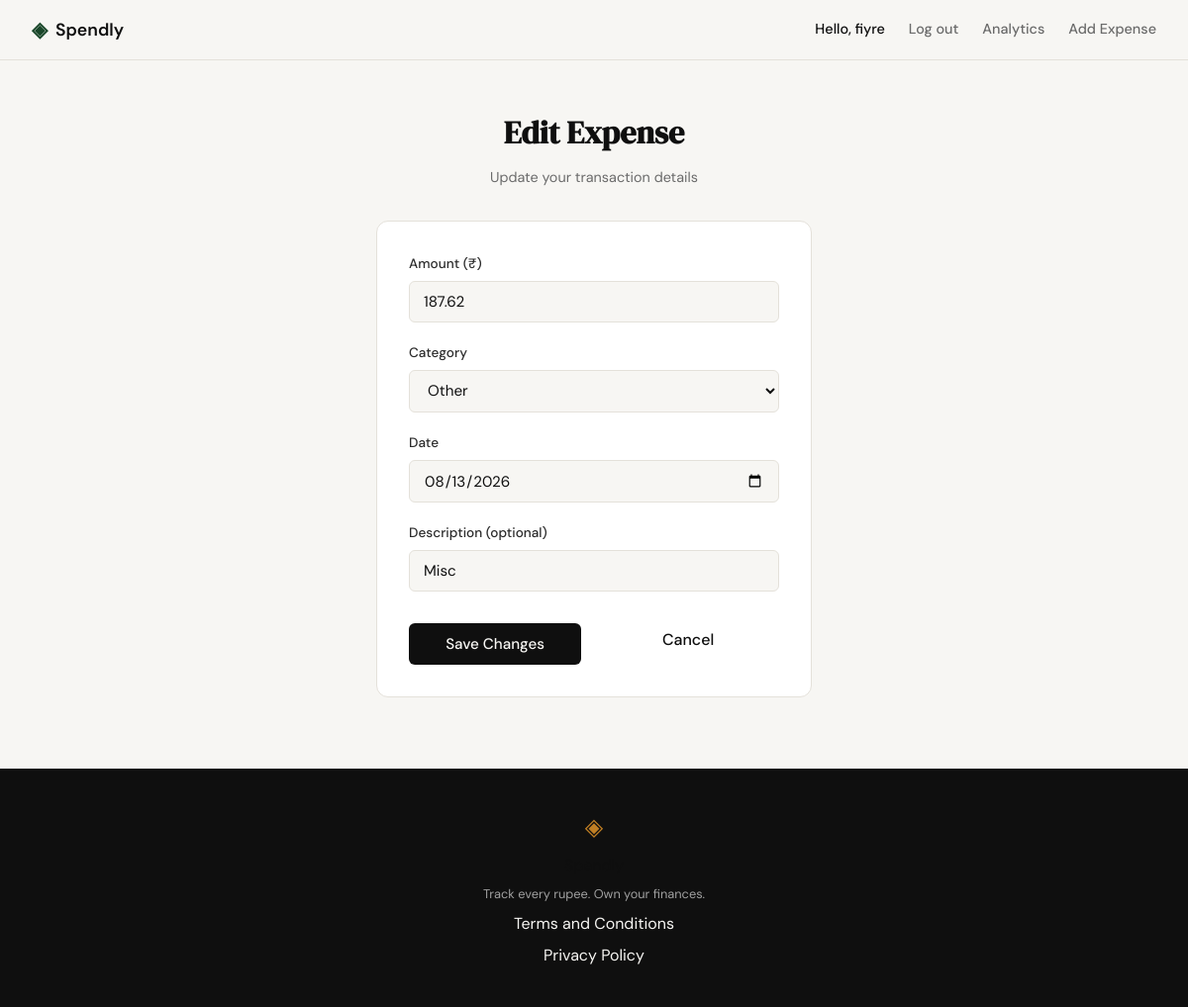
Screenshot of /expenses/19/edit (signed in) with the database file from the repository.
### tables this page shows
CREATE TABLE users (
            id INTEGER PRIMARY KEY AUTOINCREMENT,
            name TEXT NOT NULL,
            email TEXT UNIQUE NOT NULL,
            password_hash TEXT NOT NULL,
            created_at TEXT DEFAULT (datetime('now'))
        );

CREATE TABLE expenses (
            id INTEGER PRIMARY KEY AUTOINCREMENT,
            user_id INTEGER NOT NULL REFERENCES users(id),
            amount REAL NOT NULL,
            category TEXT NOT NULL,
            date TEXT NOT NULL,
            description TEXT,
            created_at TEXT DEFAULT (datetime('now'))
        );

### app.py (the view, shortened to what this page needs)
@app.route("/expenses/<int:id>/edit", methods=["GET", "POST"])
def edit_expense(id):
    user_id = session.get("user_id")
    if not user_id:
        flash("Please log in to edit expenses.", "warning")
        return redirect(url_for("login"))
    expense = get_expense_by_id(id, user_id)
    if not expense:
        flash("Expense not found or you don't own it.", "error")
        return redirect(url_for("profile"))
    today_str = date.today().isoformat()
    return render_template(
        "edit_expense.html",
        expense=expense,
        categories=CATEGORIES,
        today=today_str
    )

### app.py (called while the page is built)
@app.context_processor
def inject_user():
    user_id = session.get("user_id")
    if user_id:
        db = get_db()
        user = db.execute("SELECT id, name, email, created_at FROM users WHERE id = ?", (user_id,)).fetchone()
        db.close()
        if user:
            return {"user": dict(user), "request_path": request.path}
    return {"user": None, "request_path": request.path}

### database/db.py (called while the page is built)
def get_db():
    db = sqlite3.connect(DB_PATH)
    db.row_factory = sqlite3.Row
    db.execute("PRAGMA foreign_keys = ON")
    return db

def get_expense_by_id(expense_id: int, user_id: int):
    db = get_db()
    expense = db.execute(
        "SELECT id, amount, category, date, description FROM expenses "
        "WHERE id = ? AND user_id = ?",
        (expense_id, user_id)
    ).fetchone()
    db.close()
    return dict(expense) if expense else None

### templates/edit_expense.html (shortened to what this page needs)
{% extends "base.html" %}
{% block content %}
<section class="auth-section">
    <div class="auth-container">
        <div class="auth-header">
            <h1 class="auth-title">Edit Expense</h1>
            <p class="auth-subtitle">Update your transaction details</p>
        </div>
        <div class="auth-card">
            <form method="POST" action="{{ url_for('edit_expense', id=expense.id) }}">
                <div class="form-group">
                    <label for="amount">Amount (₹)</label>
                    <input type="number" id="amount" name="amount"
                           class="form-input" placeholder="0.00"
                           step="0.01" min="0.01" required
                           value="{{ expense.amount }}">
                </div>
                <div class="form-group">
                    <label for="category">Category</label>
                    <select id="category" name="category" class="form-input" required>
                        {% for cat in categories %}
                        <option value="{{ cat }}" {% if cat == expense.category %}selected{% endif %}>
                            {{ cat }}
                        </option>
                        {% endfor %}
                    </select>
                </div>
                <div class="form-group">
                    <label for="date">Date</label>
                    <input type="date" id="date" name="date"
                           class="form-input" value="{{ expense.date }}" required>
                </div>
                <div class="form-group">
                    <label for="description">Description (optional)</label>
                    <input type="text" id="description" name="description"
                           class="form-input" placeholder="Lunch at cafe"
                           value="{{ expense.description or '' }}">
                </div>
                <div class="button-group" style="display: flex; gap: 1rem; margin-top: 1.5rem;">
                    <button type="submit" class="btn-submit" style="flex: 1;">Save Changes</button>
                    <a href="{{ url_for('profile') }}" class="btn-cancel" style="flex: 1; text-align: center; display: inline-flex; align-items: center; justify-content: center; padding: 0.75rem 1rem; background-color: var(--card-bg); color: var(--text-color); border: 1px solid var(--border-color); border-radius: 8px; text-decoration: none; font-weight: 500;">Cancel</a>
                </div>
            </form>
        </div>
    </div>
</section>
{% endblock %}

### templates/base.html (shortened to what this page needs)
<!DOCTYPE html>
<html lang="en">
<head>
    <link rel="stylesheet" href="{{ url_for('static', filename='css/style.css') }}">
</head>
<body>
    <nav class="navbar">
        <div class="nav-inner">
            <a href="{{ url_for('landing') }}" class="nav-brand">
                <span class="brand-icon">◈</span>
                <span class="brand-name">Spendly</span>
            </a>
            <div class="nav-links">
                {% if session.get('user_id') and user %}
                    <span class="nav-user">Hello, {{ user.name }}</span>
                    <a href="{{ url_for('logout') }}">Log out</a>
                    <a href="{{ url_for('analytics') }}" class="{% if request_path == '/analytics' %}nav-active{% endif %}">Analytics</a>
                    <a href="{{ url_for('add_expense') }}" class="{% if request_path == '/expenses/add' %}nav-active{% endif %}">Add Expense</a>
                {% else %}
                    <a href="{{ url_for('login') }}">Sign in</a>
                    <a href="{{ url_for('register') }}" class="nav-cta">Get started</a>
                {% endif %}
            </div>
        </div>
    </nav>
    <main class="main-content">
        {% block content %}{% endblock %}
    </main>
    <footer class="footer">
        <div class="footer-inner">
            <span class="brand-icon">◈</span>
            <span class="brand-name">Spendly</span>
            <p class="footer-copy">Track every rupee. Own your finances.</p>
            <a href="{{ url_for('terms') }}">Terms and Conditions</a>
            <a href="{{ url_for('privacy') }}">Privacy Policy</a>
        </div>
    </footer>
</body>
</html>

### static/css/style.css (style rules this page uses)
:root { --ink: #0f0f0f; --ink-soft: #2d2d2d; --ink-muted: #6b6b6b; --ink-faint: #a0a0a0; --paper: #f7f6f3; --paper-warm: #f0ede6; --paper-card: #ffffff; --accent: #1a472a; --accent-light: #e8f0eb; --accent-2: #c17f24; --accent-2-light: #fdf3e3; --accent-3: #9b59b6; --accent-4: #e74c3c; --accent-5: #2980b9; --danger: #c0392b; --danger-light: #fdecea; --border: #e4e1da; --border-soft: #eeebe4; --font-display: 'DM Serif Display', Georgia, serif; --font-body: 'DM Sans', system-ui, sans-serif; --max-width: 1200px; --auth-width: 440px; --radius-sm: 6px; --radius-md: 12px; --radius-lg: 20px; }
*, *::before, *::after { box-sizing: border-box; margin: 0; padding: 0; }
html { font-size: 16px; scroll-behavior: smooth; }
body { background: var(--paper); color: var(--ink); font-family: var(--font-body); font-size: 1rem; line-height: 1.6; -webkit-font-smoothing: antialiased; }
a { color: inherit; text-decoration: none; }
.navbar { position: sticky; top: 0; z-index: 100; background: var(--paper); border-bottom: 1px solid var(--border); padding: 0 2rem; }
.nav-inner { max-width: var(--max-width); margin: 0 auto; height: 60px; display: flex; align-items: center; justify-content: space-between; }
.nav-brand { display: flex; align-items: center; gap: 0.5rem; font-family: var(--font-body); font-weight: 600; font-size: 1.1rem; color: var(--ink); }
.brand-icon { color: var(--accent); font-size: 1.3rem; }
.brand-name { color: var(--ink); }
.nav-links { display: flex; align-items: center; gap: 1.5rem; font-size: 0.9rem; font-weight: 500; }
.nav-links a { color: var(--ink-muted); transition: color 0.2s; }
.main-content { min-height: calc(100vh - 60px - 100px); }
.auth-section { min-height: calc(100vh - 60px - 100px); display: flex; align-items: center; justify-content: center; padding: 3rem 2rem; }
.auth-container { width: 100%; max-width: var(--auth-width); }
.auth-header { text-align: center; margin-bottom: 2rem; }
.auth-title { font-family: var(--font-display); font-size: 2rem; color: var(--ink); margin-bottom: 0.5rem; }
.auth-subtitle { font-size: 0.9rem; color: var(--ink-muted); }
.auth-card { background: var(--paper-card); border: 1px solid var(--border); border-radius: var(--radius-md); padding: 2rem; margin-bottom: 1.5rem; }
.form-group { margin-bottom: 1.25rem; }
.form-group label { display: block; font-size: 0.85rem; font-weight: 500; color: var(--ink-soft); margin-bottom: 0.4rem; }
.form-input { width: 100%; padding: 0.6rem 0.875rem; border: 1px solid var(--border); border-radius: var(--radius-sm); font-family: var(--font-body); font-size: 0.95rem; color: var(--ink); background: var(--paper); outline: none; transition: border-color 0.2s; }
.form-input::placeholder { color: var(--ink-faint); }
.btn-submit { width: 100%; padding: 0.7rem; background: var(--ink); color: var(--paper); border: none; border-radius: var(--radius-sm); font-family: var(--font-body); font-size: 0.95rem; font-weight: 500; cursor: pointer; transition: background 0.2s; margin-top: 0.5rem; }
.footer { background: var(--ink); color: var(--paper); padding: 2.5rem 2rem; text-align: center; }
.footer-inner { display: flex; flex-direction: column; align-items: center; gap: 0.4rem; }
.footer .brand-icon { color: var(--accent-2); font-size: 1.5rem; }
.footer-copy { font-size: 0.8rem; color: var(--ink-faint); }

### rows the page displays
users: name "fiyre"
expenses: amount "187.62", category "Other", date "08/13/2026", description "Misc"
